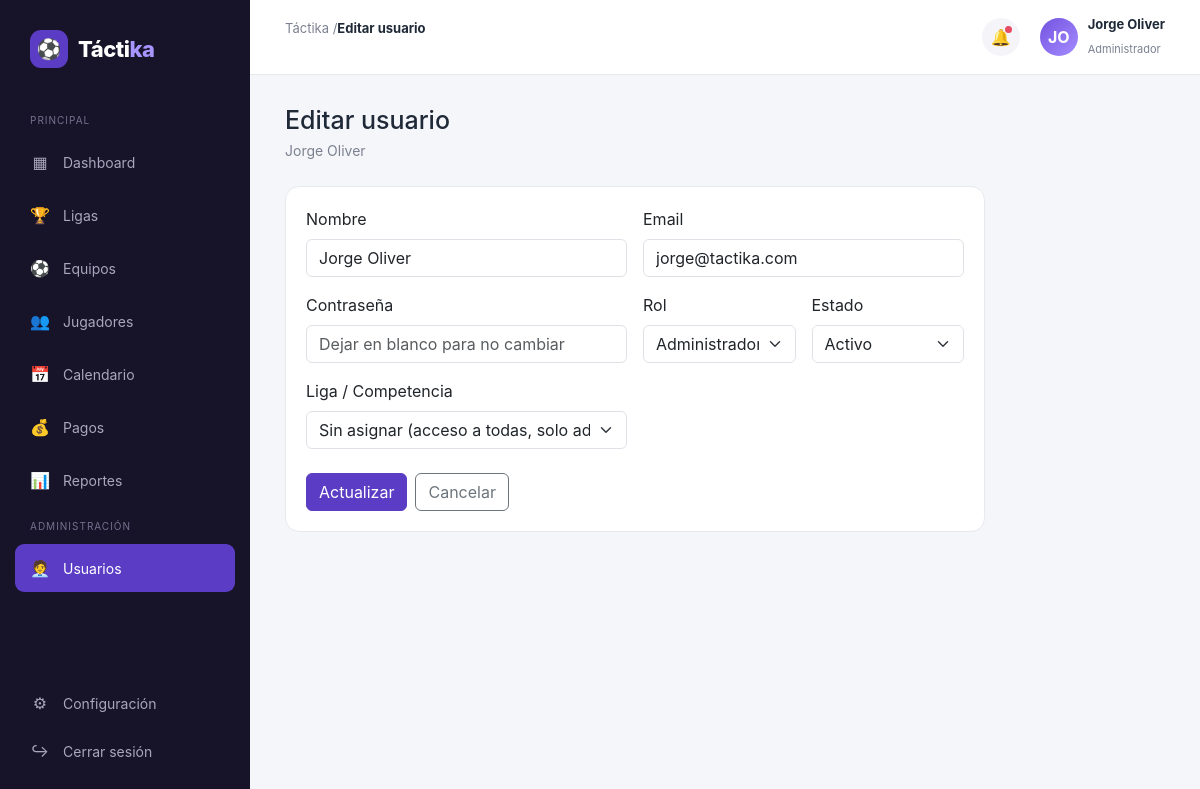
Screenshot of /public/usuarios/editar/1 (signed in) with the database file from the repository.
### tables this page shows
CREATE TABLE IF NOT EXISTS usuarios (
    id INT AUTO_INCREMENT PRIMARY KEY,
    nombre VARCHAR(100) NOT NULL,
    email VARCHAR(150) NOT NULL UNIQUE,
    password VARCHAR(255) NOT NULL,
    rol_id INT NOT NULL,
    liga_id INT NULL,
    estado ENUM('activo', 'inactivo') NOT NULL DEFAULT 'activo',
    created_at TIMESTAMP DEFAULT CURRENT_TIMESTAMP,
    FOREIGN KEY (rol_id) REFERENCES cat_roles(id),
    FOREIGN KEY (liga_id) REFERENCES ligas(id) ON DELETE SET NULL
);

CREATE TABLE IF NOT EXISTS cat_roles (
    id INT AUTO_INCREMENT PRIMARY KEY,
    nombre VARCHAR(50) NOT NULL UNIQUE,
    created_at TIMESTAMP DEFAULT CURRENT_TIMESTAMP
);

### app/controllers/UsuariosController.php (called while the page is built, shortened)
<?php
class UsuariosController extends Controller
{
    public function editar(int $id): void
    {
        $usuarioModel = $this->model('Usuario');
        $ligaModel = $this->model('Liga');
        $catRolModel = $this->model('CatRol');
        $this->view('usuarios/editar', [
            'titulo' => 'Editar usuario',
            'activeMenu' => 'usuarios',
            'usuario' => $usuarioModel->find($id),
            'ligas' => $ligaModel->all('nombre ASC'),
            'roles' => $catRolModel->all('nombre ASC'),
        ]);
    }
}

### app/core/App.php (called while the page is built, shortened)
<?php
class App
{
    protected string $method = 'index';
    public function __construct()
    {
        $url = $this->parseUrl();
        if (!empty($url[0]) && file_exists(APP_PATH . '/controllers/' . ucfirst($url[0]) . 'Controller.php')) {
            unset($url[0]);
        }
        $controller = new $this->controllerName();
        if (!empty($url[1]) && method_exists($controller, $url[1])) {
            $this->method = $url[1];
            unset($url[1]);
        }
        $this->params = $url ? array_values($url) : [];
        call_user_func_array([$controller, $this->method], $this->params);
    }
    protected function parseUrl(): array
    {
        if (isset($_GET['url'])) {
            $url = rtrim($_GET['url'], '/');
            $url = filter_var($url, FILTER_SANITIZE_URL);
            return explode('/', $url);
        }
        return [];
    }
}

### public/index.php (called while the page is built, shortened)
<?php
spl_autoload_register(function ($class) {
    $paths = [
        APP_PATH . '/core/' . $class . '.php',
        APP_PATH . '/controllers/' . $class . '.php',
        APP_PATH . '/models/' . $class . '.php',
    ];
    foreach ($paths as $path) {
        if (file_exists($path)) {
            return;
        }
    }
});
new App();

### app/core/Model.php (called while the page is built, shortened)
<?php
abstract class Model
{
    protected PDO $db;
    protected string $table;
    public function __construct()
    {
        $this->db = Database::getConnection();
    }
    public function all(string $orderBy = 'id DESC'): array
    {
        $stmt = $this->db->query("SELECT * FROM {$this->table} ORDER BY {$orderBy}");
        return $stmt->fetchAll();
    }
    public function find(int $id): ?array
    {
        $stmt = $this->db->prepare("SELECT * FROM {$this->table} WHERE id = :id LIMIT 1");
        $stmt->execute(['id' => $id]);
        $row = $stmt->fetch();
        return $row ?: null;
    }
}

### app/core/Database.php (called while the page is built)
<?php
class Database
{
    private static ?PDO $instance = null;
    public static function getConnection(): PDO
    {
        if (self::$instance === null) {
            $dsn = 'mysql:host=' . DB_HOST . ';dbname=' . DB_NAME . ';charset=' . DB_CHARSET;
            try {
                self::$instance = new PDO($dsn, DB_USER, DB_PASS, [
                    PDO::ATTR_ERRMODE => PDO::ERRMODE_EXCEPTION,
                    PDO::ATTR_DEFAULT_FETCH_MODE => PDO::FETCH_ASSOC,
                    PDO::ATTR_EMULATE_PREPARES => false,
                ]);
            } catch (PDOException $e) {
                die('Error de conexión a la base de datos: ' . $e->getMessage());
            }
        }
        return self::$instance;
    }
}

### app/views/usuarios/editar.php (the view, shortened to what this page needs)
<div class="welcome">
    <h1>Editar usuario</h1>
    <p><?= htmlspecialchars($usuario['nombre']) ?></p>
</div>
<div class="card form-card">
    <form method="post" action="<?= BASE_URL ?>/usuarios/editar/<?= $usuario['id'] ?>">
        <div class="row g-3">
            <div class="col-md-6">
                <label class="form-label">Nombre</label>
                <input type="text" name="nombre" class="form-control" value="<?= htmlspecialchars($usuario['nombre']) ?>" required>
            </div>
            <div class="col-md-6">
                <label class="form-label">Email</label>
                <input type="email" name="email" class="form-control" value="<?= htmlspecialchars($usuario['email']) ?>" required>
            </div>
            <div class="col-md-6">
                <label class="form-label">Contraseña</label>
                <input type="password" name="password" class="form-control" placeholder="Dejar en blanco para no cambiar">
            </div>
            <div class="col-md-3">
                <label class="form-label">Rol</label>
                <select name="rol_id" class="form-select" required>
                    <?php foreach ($roles as $r): ?>
                        <option value="<?= $r['id'] ?>" <?= (int) $usuario['rol_id'] === (int) $r['id'] ? 'selected' : '' ?>><?= ucfirst($r['nombre']) ?></option>
                    <?php endforeach; ?>
                </select>
            </div>
            <div class="col-md-3">
                <label class="form-label">Estado</label>
                <select name="estado" class="form-select">
                    <?php foreach (['activo', 'inactivo'] as $estado): ?>
                        <option value="<?= $estado ?>" <?= $usuario['estado'] === $estado ? 'selected' : '' ?>><?= ucfirst($estado) ?></option>
                    <?php endforeach; ?>
                </select>
            </div>
            <div class="col-md-6">
                <label class="form-label">Liga / Competencia</label>
                <select name="liga_id" class="form-select">
                    <option value="">Sin asignar (acceso a todas, solo administrador)</option>
                </select>
            </div>
        </div>
        <div class="mt-4 d-flex gap-2">
            <button type="submit" class="btn btn-primary">Actualizar</button>
            <a href="<?= BASE_URL ?>/usuarios" class="btn btn-outline-secondary">Cancelar</a>
        </div>
    </form>
</div>

### public/css/style.css (style rules this page uses)
:root { --primary: #5b3cc4; --primary-dark: #452c9c; --primary-light: #eee9ff; --background: #f5f6fa; --surface: #ffffff; --text: #1f2937; --muted: #7b8190; --success: #22a06b; --success-bg: #e8f7f0; --danger: #dc4c4c; --danger-bg: #fdecec; --warning: #d89b24; --warning-bg: #fff6df; --border: #e8e9ef; --sidebar-width: 250px; }
* { margin: 0; padding: 0; box-sizing: border-box; }
body { font-family: Inter, Arial, sans-serif; background: var(--background); color: var(--text); }
button { font-family: inherit; }
a { text-decoration: none; }
.welcome { margin-bottom: 25px; }
.welcome h1 { font-size: 25px; margin-bottom: 5px; }
.welcome p { color: var(--muted); font-size: 14px; }
.card { background: var(--surface); border: 1px solid var(--border); border-radius: 14px; padding: 20px; }
.form-card { max-width: 700px; }
.btn-primary { background: var(--primary); border-color: var(--primary); }

### rows the page displays
usuarios: nombre "Jorge Oliver", email "jorge@tactika.com", rol_id "Administrador", estado "Activo"

### other values shown
APP_NAME "Táctika"
$titulo "Editar usuario"
substr($_SESSION['usuario_nombre'] ?? '', 0, 2) "JO"
$_SESSION['usuario_nombre'] "Jorge Oliver"
$_SESSION['usuario_rol'] "Administrador"
